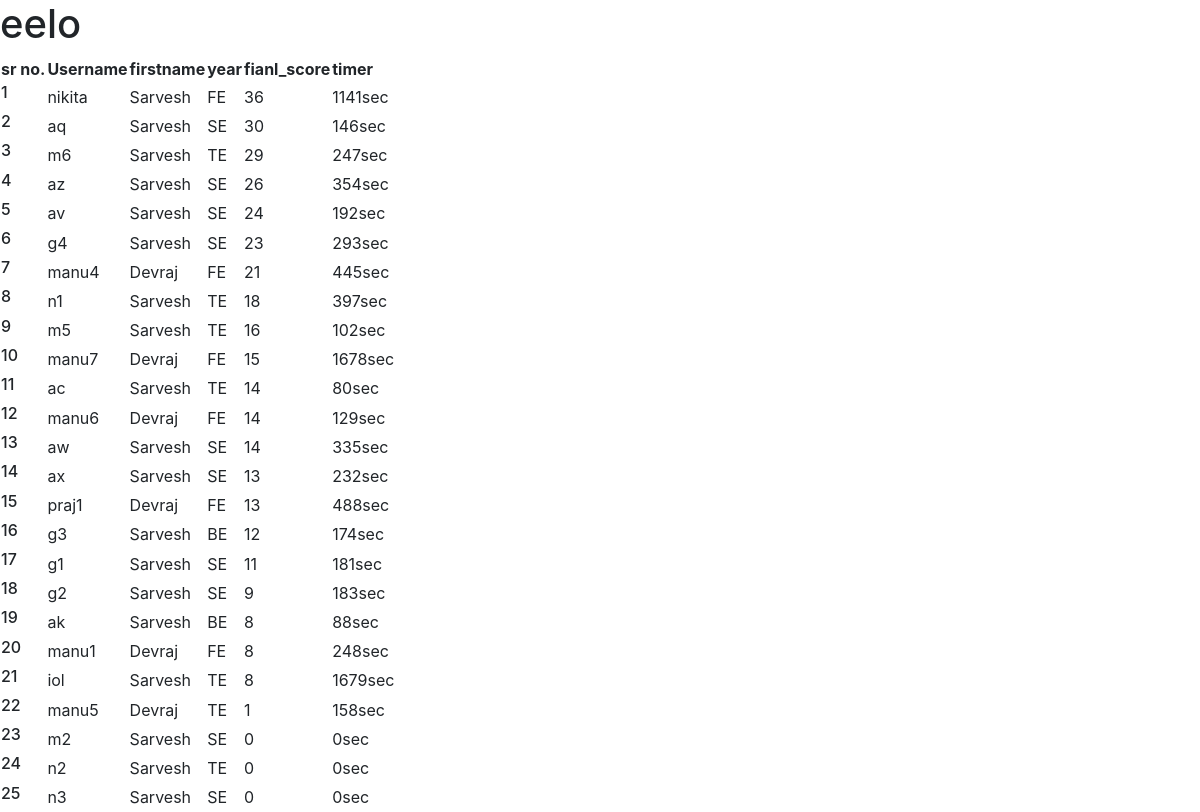
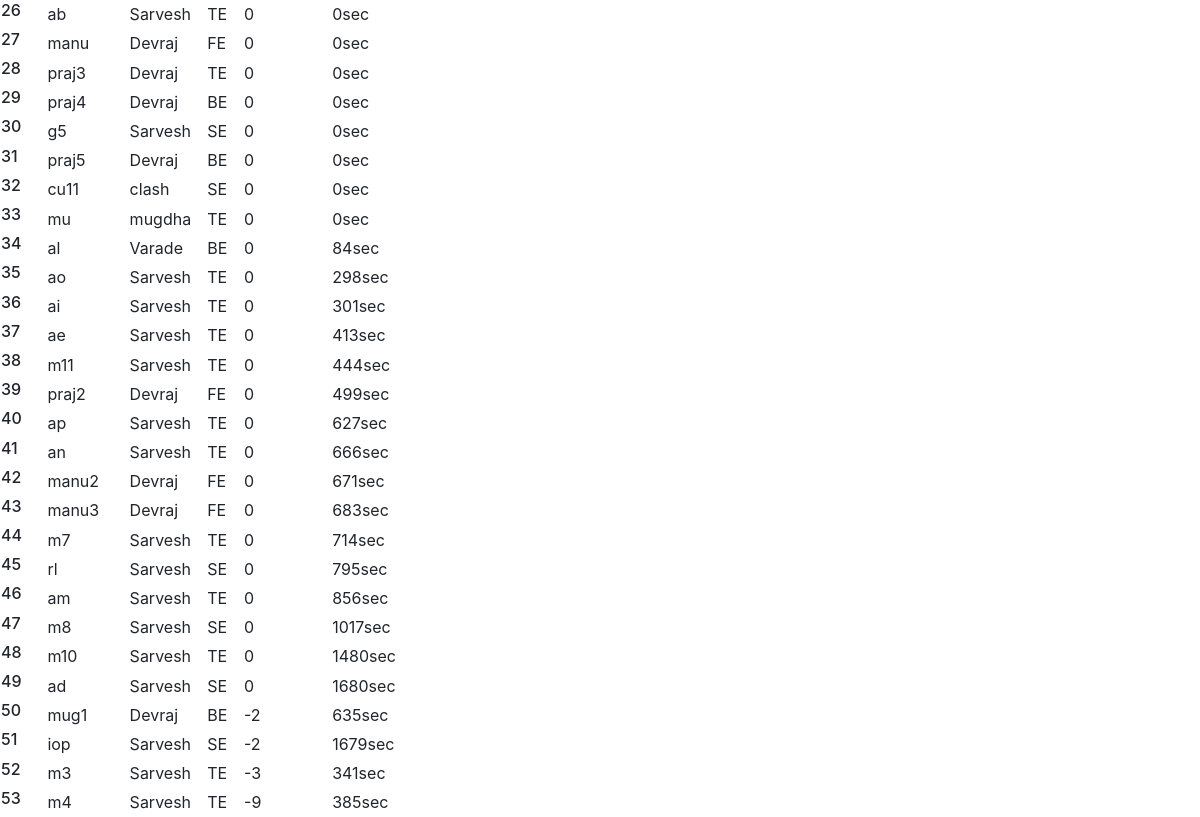
The app's page /leaderboard/, older data (2 pictures, top to bottom).
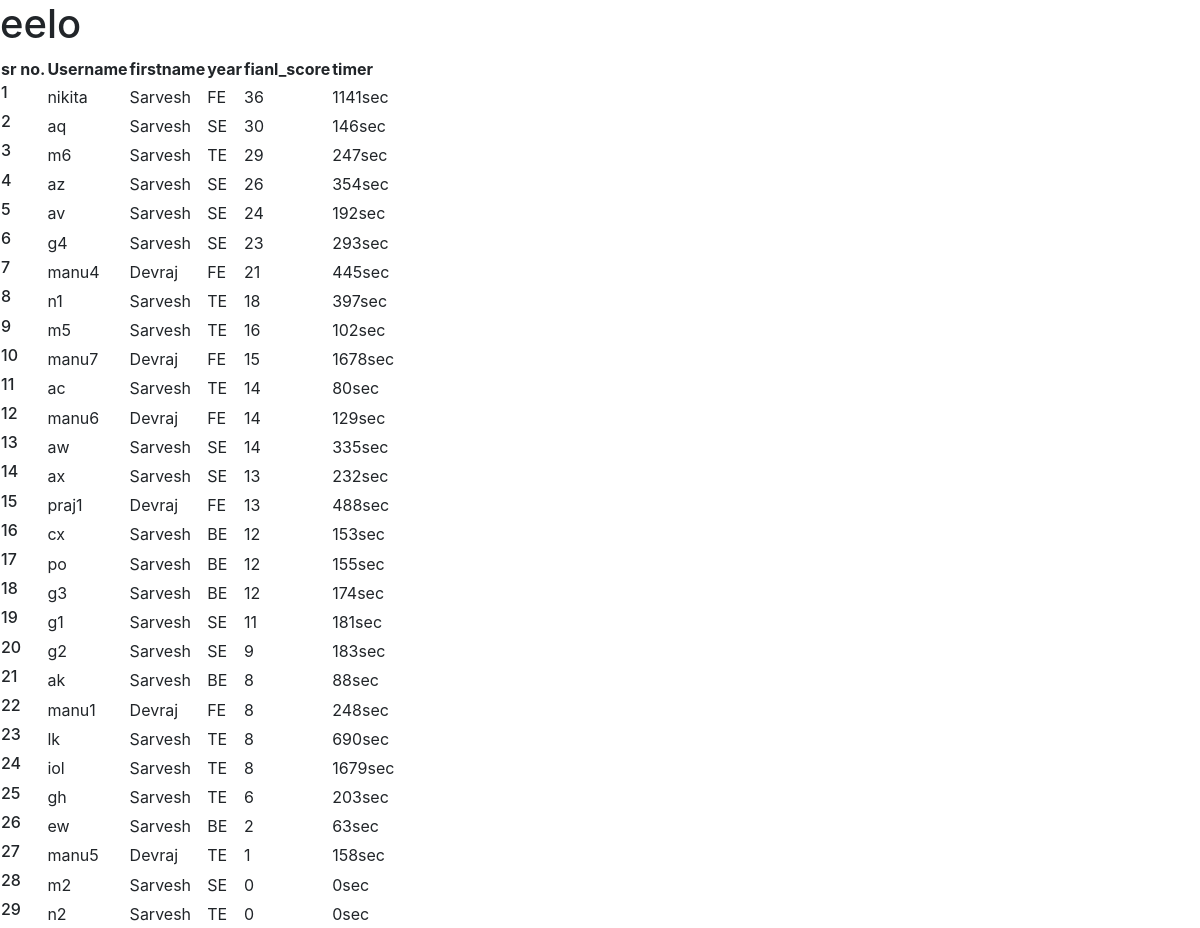
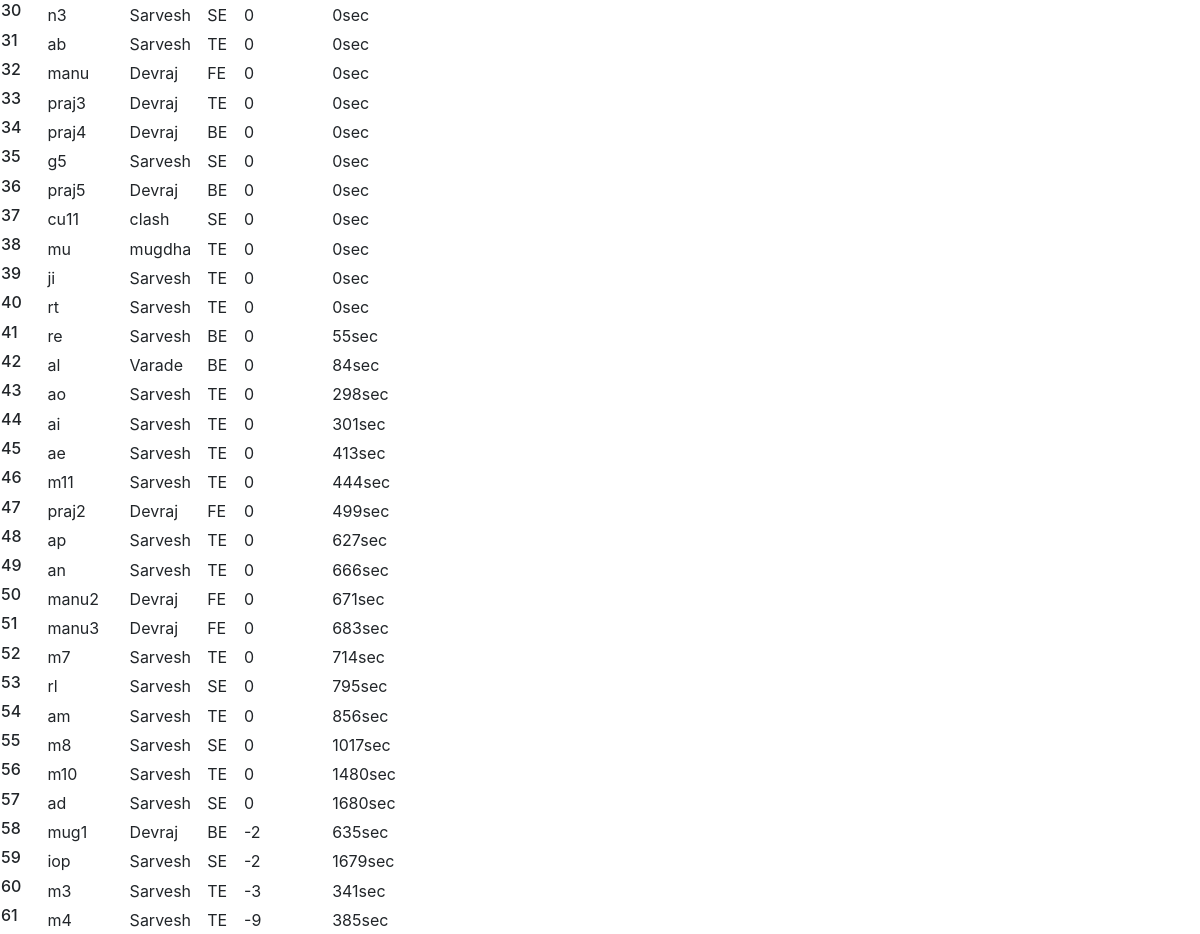
The same page, newer data (2 pictures, top to bottom).
### Quiz/models.py (models this page shows, shortened)
class extendeduser(models.Model):
    number = models.CharField(max_length=20,null=True,default="")
    year = models.CharField(max_length=20, choices=YEAR_CHOICE,null=True,default="")
    user = models.OneToOneField(User,null=True,on_delete=models.CASCADE)
    final_score = models.IntegerField(default=0)
    marking_positive=models.IntegerField(default=4)
    marking_negative=models.IntegerField(default=-2)
    number_of_submits=models.IntegerField(default=0)
    random_ques = models.TextField(null=True)
    active = models.BooleanField(default=True)
    time_counter=models.IntegerField(null=True,default=0)
    time_rz_counter=models.IntegerField(null=True,default=0)
    time_speed = models.IntegerField(null=True,default=1000)
    red_zone_active = models.BooleanField(default=False)
    correct_ques = models.IntegerField(default=0)
    num_of_lifeline = models.IntegerField(default =0)
    prev_que_correct = models.BooleanField(default=False)
    questions_alloted = models.BooleanField(default=False)
    level = models.CharField(max_length=20,default="1")
    tab = models.IntegerField(default=25)
    redzone_skipped = models.BooleanField(default=False)
    login_time = models.DateTimeField(null=True)

### Quiz/views.py (the view)
# urls.py: path('leaderboard/',views.leaderboard,name='leaderboard'),
def leaderboard(request):
        profiles = extendeduser.objects.all()
        profiles = extendeduser.objects.order_by('-final_score','time_counter')
        context = {'profile': profiles , 'user':request.user}
        return  render(request,'Quiz/leaderboard.html',context)

### Quiz/templates/Quiz/leaderboard.html
{% extends 'Quiz/layout.html' %}
{% block content %}
<h1>eelo</h1>
<table class="rwd-table">
    <tbody>
        <tr>
            <th>sr no.</th>
            <th>Username</th>
            <th>firstname</th>
            <th>year</th>
            <th>fianl_score</th>
            <th>timer</th>
        </tr>
            {% for profil in profile %}
            <tr>
                <td data-th="sr no.">
                    <h6>{{ forloop.counter }}</h6>
                </td>
                <td data-th="Supplier username">
                    {{profil.user.username}}
                </td>
                <td data-th="Supplier username">
                    {{profil.user.first_name}}
                <td data-th="year">
                    {{profil.year}}
                </td>
                <td data-th="fianl_score">
                    {{profil.final_score}}
                </td>
                <td data-th="time">
                    {{profil.time_counter}}sec
                </td>
            </tr>
            {% endfor %}
    </tbody>
</table>
{% endblock content %}

### Quiz/templates/Quiz/layout.html (shortened to what this page needs)
<!doctype html>
<html lang="en">
  <head>
    <link rel="stylesheet" href="https://stackpath.bootstrapcdn.com/bootstrap/4.3.1/css/bootstrap.min.css">
  </head>
  <body>
{% block content %}
{% endblock content %}
  </body>
</html>

Row changes from the older to the newer data that the page shows:
added extendeduser: user.username "cx", user.first_name "Sarvesh", year "BE", final_score "12", time_counter "153"
added extendeduser: user.username "po", user.first_name "Sarvesh", year "BE", final_score "12", time_counter "155"
added extendeduser: user.username "lk", user.first_name "Sarvesh", year "TE", final_score "8", time_counter "690"
added extendeduser: user.username "gh", user.first_name "Sarvesh", year "TE", final_score "6", time_counter "203"
added extendeduser: user.username "ew", user.first_name "Sarvesh", year "BE", final_score "2", time_counter "63"
added extendeduser: user.username "ji", user.first_name "Sarvesh", year "TE", final_score "0", time_counter "0"
added extendeduser: user.username "rt", user.first_name "Sarvesh", year "TE", final_score "0", time_counter "0"
added extendeduser: user.username "re", user.first_name "Sarvesh", year "BE", final_score "0", time_counter "55"
